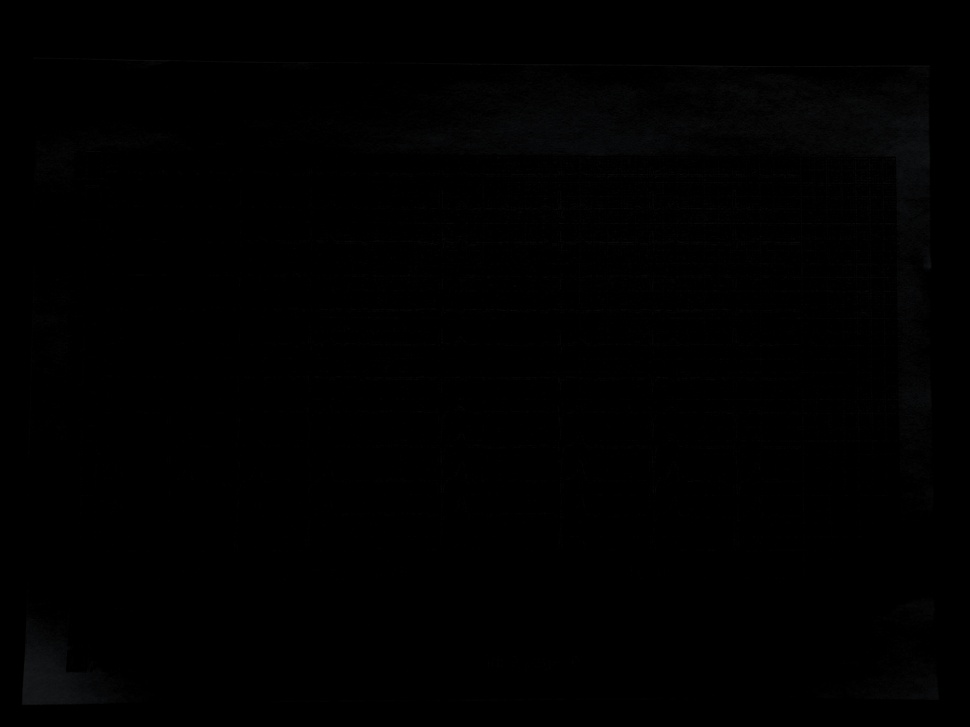
#> input picture ECG_dataset/images/img_2_page_0.jpeg, 970 x 727 px, shrunk from 4624 x 3468 before the run, given in place of the camera
$ python advanced_smart_camera.py   (older library calls are emulated)
#> lines starting #> are read from the running program, lines starting #| are printed output that depends on the picture; after the words box and inside, x2 and y2 are one past the last pixel; in counts of white or black regions, pixels touching at a corner belong together
"""
Advanced Smart Camera with Object Presence Validation
This version includes validation to ensure an object is present in the ROI before allowing capture.
"""

import cv2
import numpy as np
import os
from datetime import datetime


class AdvancedSmartCamera:
    def __init__(self, roi_percentage=0.7, camera_index=0, validation_threshold=0.02):
        """
        Initialize Advanced Smart Camera with object detection

        Args:
            roi_percentage: Size of ROI relative to frame (0.0 to 1.0)
            camera_index: Camera device index
            validation_threshold: Edge density threshold for object detection
        """
        self.roi_percentage = roi_percentage
        self.camera_index = camera_index
        self.validation_threshold = validation_threshold
        self.cap = None
        self.roi_rect = None
        self.frame_width = None
        self.frame_height = None
        self.output_dir = "captured_images"
        self.capture_count = 0
        self.object_detected = False

        if not os.path.exists(self.output_dir):
            os.makedirs(self.output_dir)

    def initialize_camera(self):
        """Initialize camera and get frame dimensions"""
        self.cap = cv2.VideoCapture(self.camera_index)

        if not self.cap.isOpened():
            raise Exception("Error: Could not open camera")

        self.frame_width = int(self.cap.get(cv2.CAP_PROP_FRAME_WIDTH))
        self.frame_height = int(self.cap.get(cv2.CAP_PROP_FRAME_HEIGHT))

        roi_width = int(self.frame_width * self.roi_percentage)
        roi_height = int(self.frame_height * self.roi_percentage)

        x1 = (self.frame_width - roi_width) // 2
        y1 = (self.frame_height - roi_height) // 2
        x2 = x1 + roi_width
        y2 = y1 + roi_height

        self.roi_rect = (x1, y1, x2, y2)

    def detect_object_in_roi(self, frame):
        """
        Detect if object is present in ROI using edge detection and motion

        Args:
            frame: Current camera frame

        Returns:
            bool: True if object detected, False otherwise
            float: Confidence score
        """
        x1, y1, x2, y2 = self.roi_rect
        roi = frame[y1:y2, x1:x2]

        # Convert to grayscale
        gray = cv2.cvtColor(roi, cv2.COLOR_BGR2GRAY)

        # Apply Gaussian blur to reduce noise
        blurred = cv2.GaussianBlur(gray, (5, 5), 0)

        # Edge detection
        edges = cv2.Canny(blurred, 50, 150)

        # Calculate edge density
        edge_density = np.sum(edges > 0) / (edges.shape[0] * edges.shape[1])

        # Calculate variance (higher variance = more detail/object present)
        variance = cv2.Laplacian(gray, cv2.CV_64F).var()

        # Combined score
        confidence = (edge_density * 100 + variance) / 2

        # Object detected if confidence above threshold
        detected = edge_density > self.validation_threshold and variance > 50

        return detected, confidence

    def draw_roi_frame(self, frame, object_detected):
        """
        Draw ROI frame with color based on object detection

        Args:
            frame: Current camera frame
            object_detected: Whether object is detected in ROI

        Returns:
            frame: Frame with ROI overlay
        """
        x1, y1, x2, y2 = self.roi_rect

        # Choose color based on detection
        if object_detected:
            roi_color = (0, 255, 0)  # Green when object detected
            overlay_alpha = 0.3
        else:
            roi_color = (0, 165, 255)  # Orange when no object
            overlay_alpha = 0.5

        # Create overlay
        overlay = frame.copy()
        cv2.rectangle(overlay, (0, 0), (self.frame_width, y1), (0, 0, 0), -1)
        cv2.rectangle(overlay, (0, y2), (self.frame_width, self.frame_height), (0, 0, 0), -1)
        cv2.rectangle(overlay, (0, y1), (x1, y2), (0, 0, 0), -1)
        cv2.rectangle(overlay, (x2, y1), (self.frame_width, y2), (0, 0, 0), -1)

        frame = cv2.addWeighted(frame, 1, overlay, overlay_alpha, 0)

        # Draw ROI rectangle
        cv2.rectangle(frame, (x1, y1), (x2, y2), roi_color, 3)

        # Draw corner markers
        corner_length = 30
        corner_thickness = 4

        # Top-left
        cv2.line(frame, (x1, y1), (x1 + corner_length, y1), roi_color, corner_thickness)
        cv2.line(frame, (x1, y1), (x1, y1 + corner_length), roi_color, corner_thickness)

        # Top-right
        cv2.line(frame, (x2, y1), (x2 - corner_length, y1), roi_color, corner_thickness)
        cv2.line(frame, (x2, y1), (x2, y1 + corner_length), roi_color, corner_thickness)

        # Bottom-left
        cv2.line(frame, (x1, y2), (x1 + corner_length, y2), roi_color, corner_thickness)
        cv2.line(frame, (x1, y2), (x1, y2 - corner_length), roi_color, corner_thickness)

        # Bottom-right
        cv2.line(frame, (x2, y2), (x2 - corner_length, y2), roi_color, corner_thickness)
        cv2.line(frame, (x2, y2), (x2, y2 - corner_length), roi_color, corner_thickness)

        return frame

    def add_status_overlay(self, frame, object_detected, confidence):
        """
        Add status information overlay

        Args:
            frame: Current camera frame
            object_detected: Whether object is detected
            confidence: Detection confidence score

        Returns:
            frame: Frame with status overlay
        """
        # Background for text
        overlay = frame.copy()
        cv2.rectangle(overlay, (0, 0), (self.frame_width, 150), (0, 0, 0), -1)
        frame = cv2.addWeighted(frame, 0.7, overlay, 0.3, 0)

        # Status text
        if object_detected:
            status = "READY TO CAPTURE"
            status_color = (0, 255, 0)
        else:
            status = "Position object in frame"
            status_color = (0, 165, 255)

        cv2.putText(frame, status, (10, 30),
                   cv2.FONT_HERSHEY_SIMPLEX, 0.8, status_color, 2)

        # Instructions
        instructions = [
            f"Confidence: {confidence:.1f}%",
            "SPACE: Capture | 'Q': Quit",
            f"Captured: {self.capture_count}"
        ]

        y_offset = 60
        for i, text in enumerate(instructions):
            cv2.putText(frame, text, (10, y_offset + i * 30),
                       cv2.FONT_HERSHEY_SIMPLEX, 0.6, (255, 255, 255), 2)

        return frame

    def capture_image(self, frame):
        """Capture and save image with ROI highlighted"""
        timestamp = datetime.now().strftime("%Y%m%d_%H%M%S")

        # Save full frame
        full_filename = f"capture_full_{timestamp}_{self.capture_count:04d}.jpg"
        full_path = os.path.join(self.output_dir, full_filename)
        cv2.imwrite(full_path, frame)

        # Extract and save ROI only
        x1, y1, x2, y2 = self.roi_rect
        roi = frame[y1:y2, x1:x2]
        roi_filename = f"capture_roi_{timestamp}_{self.capture_count:04d}.jpg"
        roi_path = os.path.join(self.output_dir, roi_filename)
        cv2.imwrite(roi_path, roi)

        self.capture_count += 1
        print(f"Images captured: {full_filename} and {roi_filename}")

        return full_path, roi_path

    def show_capture_feedback(self, frame):
        """Show capture feedback animation"""
        overlay = frame.copy()
        cv2.rectangle(overlay, (0, 0), (self.frame_width, self.frame_height),
                     (255, 255, 255), -1)
        frame = cv2.addWeighted(frame, 0.3, overlay, 0.7, 0)

        text = "CAPTURED!"
        font = cv2.FONT_HERSHEY_BOLD
        text_size = cv2.getTextSize(text, font, 2, 4)[0]
        text_x = (self.frame_width - text_size[0]) // 2
        text_y = (self.frame_height + text_size[1]) // 2

        cv2.putText(frame, text, (text_x, text_y), font, 2, (0, 255, 0), 4)

        return frame

    def run(self):
        """Main camera loop with object detection"""
        try:
            self.initialize_camera()

            print("\n=== Advanced Smart Camera Started ===")
            print("Features:")
            print("  - Automatic object detection in ROI")
            print("  - Green frame = Object detected, ready to capture")
            print("  - Orange frame = Position object in frame")
            print("  - Saves both full frame and ROI crop")
            print("\nControls:")
            print("  - SPACE: Capture (when object detected)")
            print("  - 'Q': Quit\n")

            capture_feedback_frames = 0
            original_frame = None

            while True:
                ret, frame = self.cap.read()

                if not ret:
                    print("Error: Failed to grab frame")
                    break

                original_frame = frame.copy()

                # Detect object in ROI
                object_detected, confidence = self.detect_object_in_roi(frame)
                self.object_detected = object_detected

                # Draw ROI frame
                display_frame = self.draw_roi_frame(frame, object_detected)

                # Add status overlay
                display_frame = self.add_status_overlay(display_frame, object_detected, confidence)

                # Show capture feedback
                if capture_feedback_frames > 0:
                    display_frame = self.show_capture_feedback(display_frame)
                    capture_feedback_frames -= 1

                cv2.imshow('Advanced Smart Camera', display_frame)

                key = cv2.waitKey(1) & 0xFF

                if key == ord('q') or key == ord('Q'):
                    break
                elif key == ord(' '):
                    if object_detected:
                        self.capture_image(original_frame)
                        capture_feedback_frames = 15
                    else:
                        print("Warning: No object detected in ROI. Please position object properly.")

        except Exception as e:
            print(f"Error: {e}")
            import traceback
            traceback.print_exc()

        finally:
            self.cleanup()

    def cleanup(self):
        """Release resources"""
        if self.cap:
            self.cap.release()
        cv2.destroyAllWindows()
        print(f"\nTotal images captured: {self.capture_count}")


def main():
    # Initialize with object detection validation
    camera = AdvancedSmartCamera(
        roi_percentage=0.7,
        camera_index=0,
        validation_threshold=0.02
    )

    camera.run()
#> in run, frame is the input picture: shape (727, 970, 3); mean B, G, R 0.7, 0.7, 0.7
#> in detect_object_in_roi, `gray = cv2.cvtColor(roi, cv2.COLOR_BGR2GRAY)`:
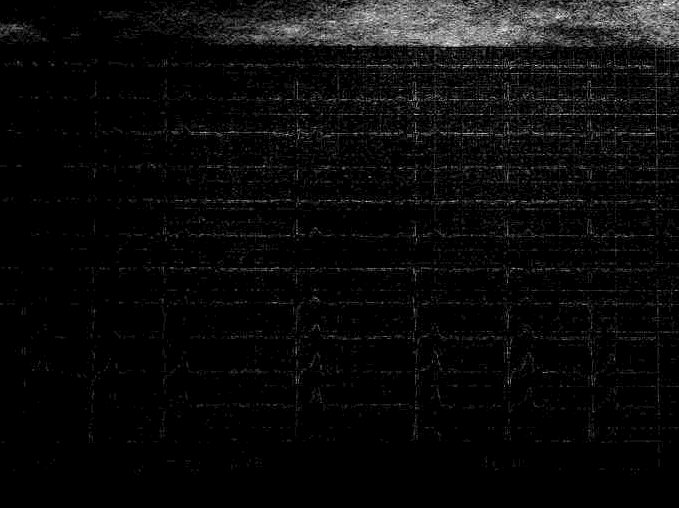
#> gray: shape (508, 679); min 0, max 14, mean 0.563; drawn with min black and max white
#> in detect_object_in_roi, `blurred = cv2.GaussianBlur(gray, (5, 5), 0)`:
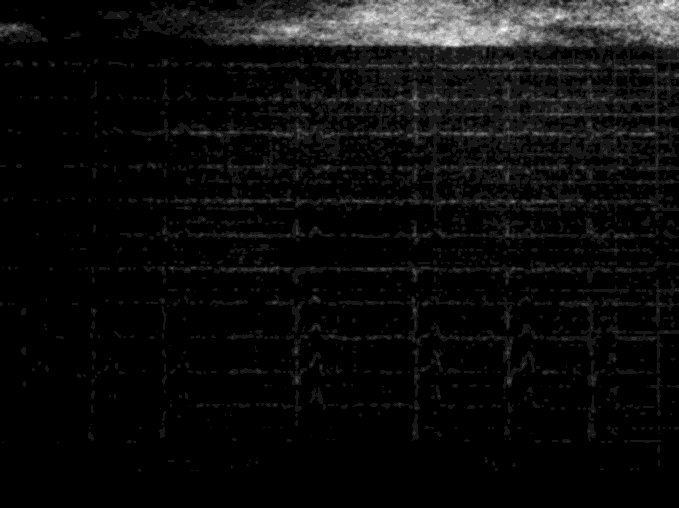
#> blurred: shape (508, 679); min 0, max 11, mean 0.534; drawn with min black and max white
#> in detect_object_in_roi, `edges = cv2.Canny(blurred, 50, 150)`: edges: shape (508, 679); every value is 0
#> in detect_object_in_roi, `edge_density = np.sum(edges > 0) / (edges.shape[0] * edges.shape[1])`: edge_density = 0
#> in detect_object_in_roi, `variance = cv2.Laplacian(gray, cv2.CV_64F).var()`: variance = 3.82
#> in detect_object_in_roi, `confidence = (edge_density * 100 + variance) / 2`: confidence = 1.91
#> in detect_object_in_roi, `detected = edge_density > self.validation_threshold and variance > 50`: detected = False
#> in run, `object_detected, confidence = self.detect_object_in_roi(frame)`: confidence = 1.91
#> in run, `self.object_detected = object_detected`: self.object_detected = False
#> in draw_roi_frame, `cv2.rectangle(overlay, (0, 0), (self.frame_width, y1), (0, 0, 0), -1)`: overlay: shape (727, 970, 3); 2.96% of pixels changed, all inside (x1, y1, x2, y2) = (32, 56, 936, 110)
#> in draw_roi_frame, `cv2.rectangle(overlay, (0, y2), (self.frame_width, self.frame_height),..`: overlay: shape (727, 970, 3); mean B, G, R 0.5, 0.5, 0.4
#> in draw_roi_frame, `cv2.rectangle(overlay, (0, y1), (x1, y2), (0, 0, 0), -1)`: overlay: shape (727, 970, 3); mean B, G, R 0.5, 0.4, 0.4
#> in draw_roi_frame, `cv2.rectangle(overlay, (x2, y1), (self.frame_width, y2), (0, 0, 0), -1)`: overlay: shape (727, 970, 3); mean B, G, R 0.286, 0.275, 0.266
#> in draw_roi_frame, `cv2.rectangle(frame, (x1, y1), (x2, y2), roi_color, 3)`:
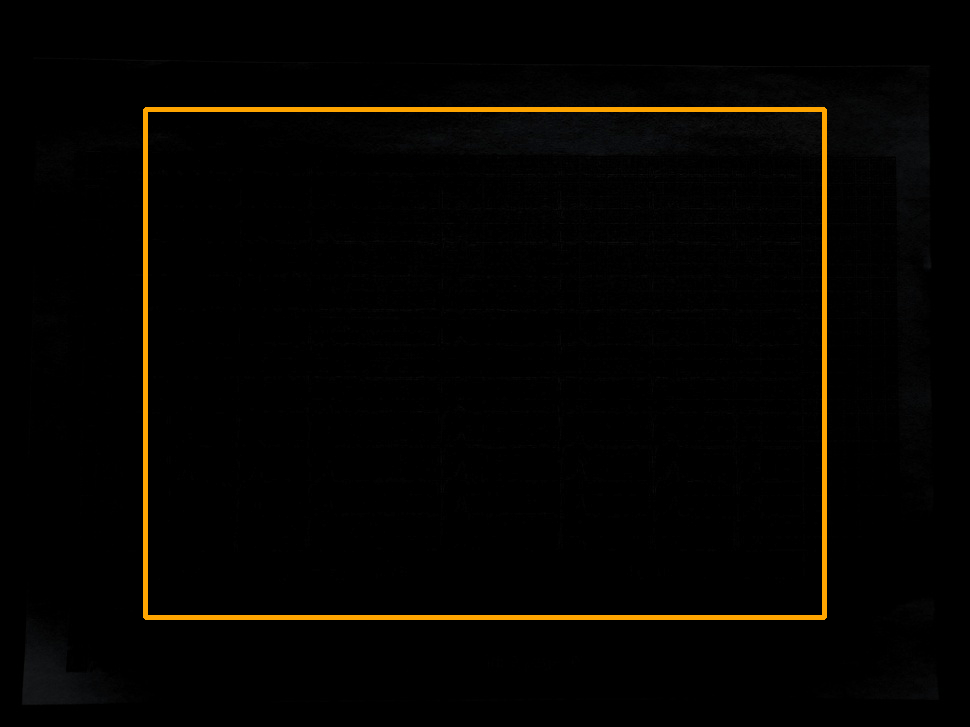
#> frame: shape (727, 970, 3); mean B, G, R 0.9, 3.6, 5.1
#> in add_status_overlay, `cv2.rectangle(overlay, (0, 0), (self.frame_width, 150), (0, 0, 0), -1)`:
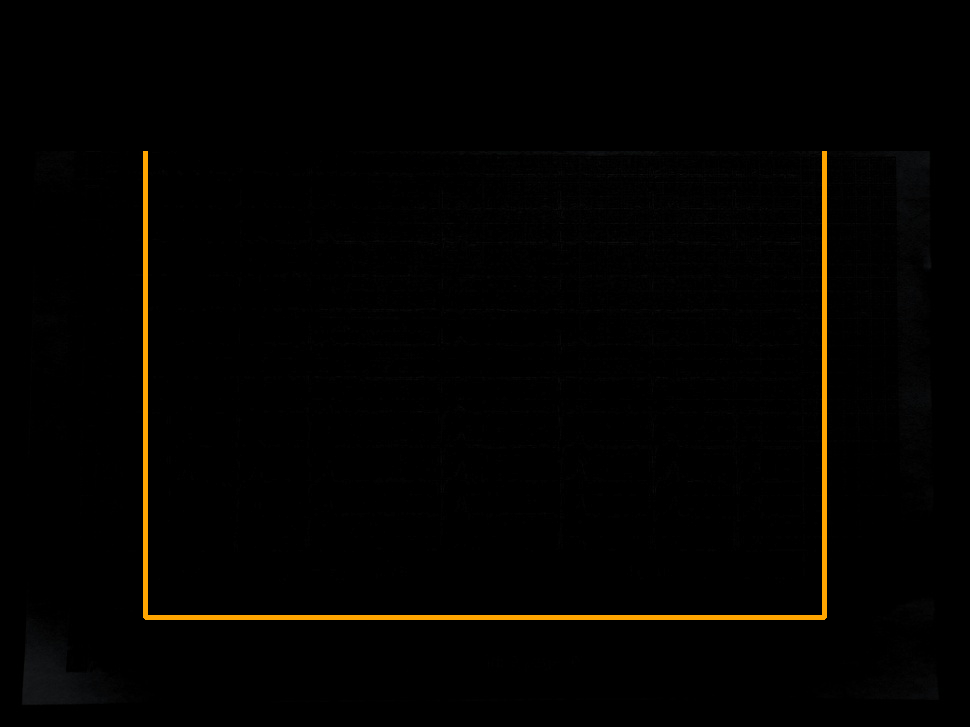
#> overlay: shape (727, 970, 3); 6.98% of pixels changed, all inside (x1, y1, x2, y2) = (32, 56, 936, 151)
#> in add_status_overlay, `cv2.putText(frame, status, (10, 30), cv2.FONT_HERSHEY_SIMPLEX, 0.8, st..`:
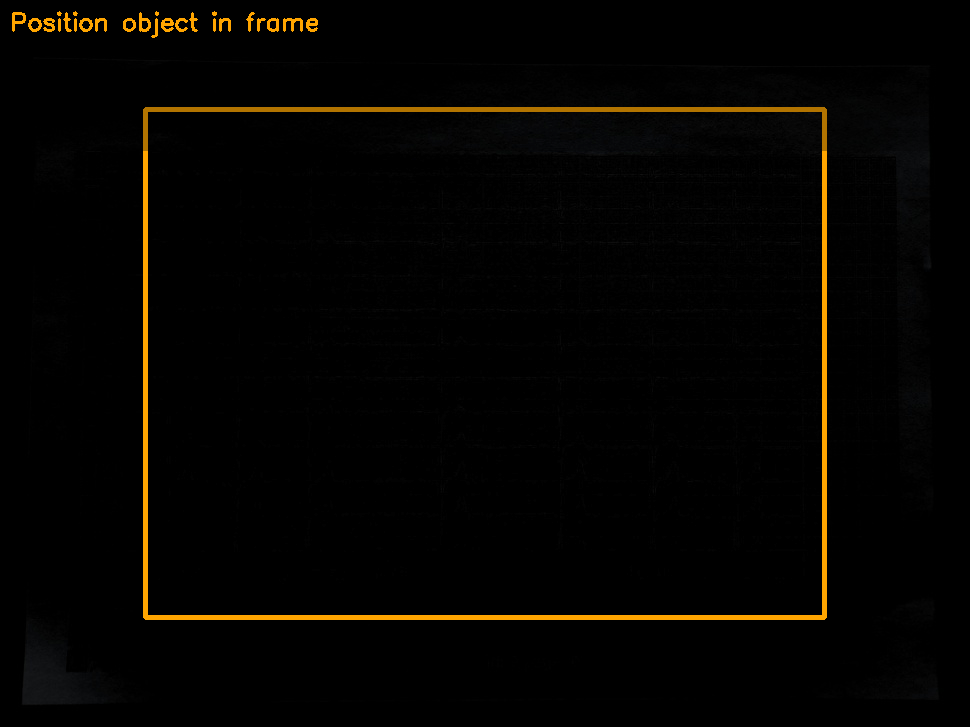
#> frame: shape (727, 970, 3); mean B, G, R 0.8, 3.7, 5.3
#> in add_status_overlay, `instructions = [ f"Confidence: {confidence:.1f}%", "SPACE: Capture | '..`: instructions = ['Confidence: 1.9%', "SPACE: Capture | 'Q': Quit", 'Captured: 0']
#> the loop in add_status_overlay, `for i, text in enumerate(instructions):` made 3 passes
#> text on passes 1 to 3: 'Confidence: 1.9%', "SPACE: Capture | 'Q': Quit", 'Captured: 0'
#> after the loop in add_status_overlay, `for i, text in enumerate(instructions):`:
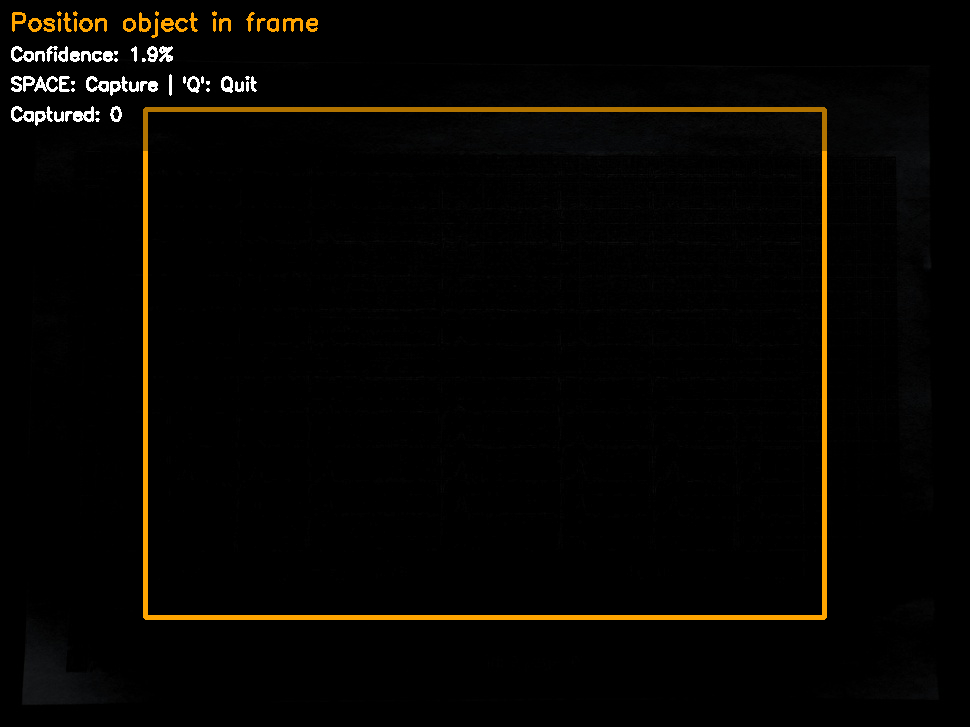
#> frame: shape (727, 970, 3); 0.49% of pixels changed, all inside (x1, y1, x2, y2) = (11, 46, 257, 126)
#> (key q is pressed here)


if __name__ == "__main__":
    main()
